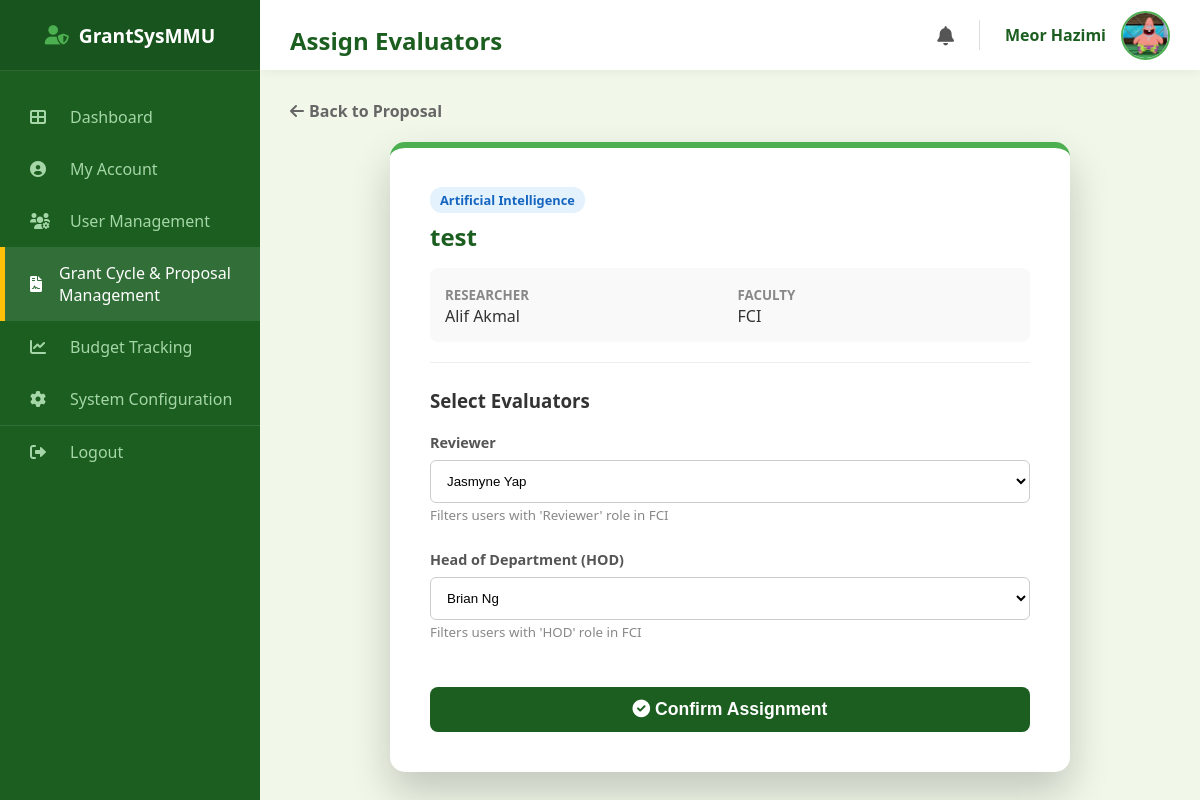
/admin/proposals/assign/1 (signed in), run on an earlier commit of the app's database.
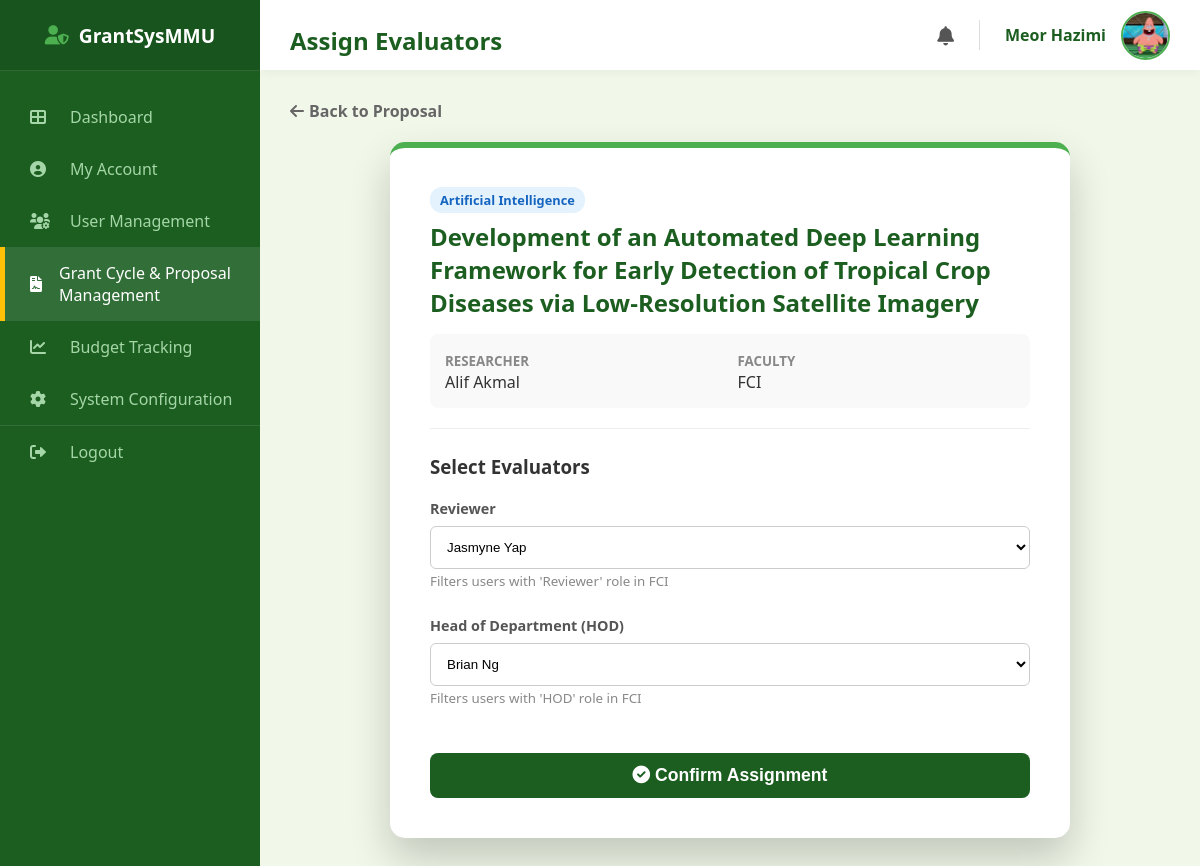
And on a later commit of the database.
### models.py (models this page shows, shortened)
class Proposal(db.Model):
    __tablename__ = "proposal"
    proposal_id = db.Column(db.Integer, primary_key=True)
    title = db.Column(db.String(255), nullable=False)
    research_area = db.Column(db.String(100), nullable=False, default="General")
    requested_budget = db.Column(db.Float, nullable=False)
    status = db.Column(db.String(30), nullable=False, default="Draft")
    submission_date = db.Column(db.Date, default=malaysia_now)
    document_file = db.Column(db.String(100), nullable=True)
    review_score = db.Column(db.Integer, nullable=True)
    review_feedback = db.Column(db.Text, nullable=True)
    review_draft = db.Column(db.Text, nullable=True)
    researcher_id = db.Column(
        db.Integer, db.ForeignKey("researcher.researcher_id"), nullable=False
    )
    cycle_id = db.Column(
        db.Integer, db.ForeignKey("grant_cycle.cycle_id"), nullable=False
    )
    assigned_reviewer_id = db.Column(
        db.Integer, db.ForeignKey("reviewer.reviewer_id"), nullable=True
    )
    assigned_hod_id = db.Column(db.Integer, db.ForeignKey("hod.hod_id"), nullable=True)
    reviewer = db.relationship("Reviewer", foreign_keys=[assigned_reviewer_id])
    hod = db.relationship("HOD", foreign_keys=[assigned_hod_id])
    deadlines = db.relationship(
        "Deadline", backref="proposal", cascade="all, delete-orphan"
    )

class User(db.Model):
    __tablename__ = "user"
    mmu_id = db.Column(db.String(15), primary_key=True)
    name = db.Column(db.String(150), nullable=False)
    email = db.Column(db.String(100), unique=True, nullable=False)
    password = db.Column(db.String(100), nullable=False)
    faculty = db.Column(db.String(100), nullable=False)
    user_role = db.Column(db.String(25), nullable=False)
    profile_image = db.Column(db.String(20), nullable=False, default="default.jpg")
    phone_number = db.Column(db.String(20), nullable=True)
    admin_profile = db.relationship(
        "Admin", backref="user_info", uselist=False, cascade="all, delete-orphan"
    )
    researcher_profile = db.relationship(
        "Researcher", backref="user_info", uselist=False, cascade="all, delete-orphan"
    )
    reviewer_profile = db.relationship(
        "Reviewer", backref="user_info", uselist=False, cascade="all, delete-orphan"
    )
    hod_profile = db.relationship(
        "HOD", backref="user_info", uselist=False, cascade="all, delete-orphan"
    )

### routes/admin_routes.py (the view, shortened to what this page needs)
@admin_bp.route("/admin/proposals/assign/<int:proposal_id>", methods=["GET", "POST"])
def admin_assign_evaluators(proposal_id):
    if session.get("role") != "Admin":
        return redirect(url_for("admin.admin_login"))
    proposal = Proposal.query.get_or_404(proposal_id)
    user = User.query.get(session["user_id"])
    if user.faculty != proposal.cycle.faculty:
        flash(
            f"Access Denied: You cannot assign evaluators for {proposal.cycle.faculty}.",
            "error",
        )
        return redirect(url_for("admin.admin_proposal_management"))
    researcher_faculty = proposal.researcher.user_info.faculty
    reviewers = (
        Reviewer.query.join(User).filter(User.faculty == researcher_faculty).all()
    )
    hods = HOD.query.join(User).filter(User.faculty == researcher_faculty).all()
    return render_template(
        "admin_assign_evaluators.html",
        proposal=proposal,
        reviewers=reviewers,
        hods=hods,
        user=user,
    )

### main.py (called while the page is built)
@app.context_processor
def inject_notifications():
    if "user_id" in session:
        unread = Notification.query.filter_by(recipient_id=session["user_id"], is_read=False).count()
        return dict(unread_notifications=unread)
    return dict(unread_notifications=0)

### templates/admin_assign_evaluators.html (shortened to what the changed rows need)
<!DOCTYPE html>
<html lang="en">
<head>
    <link rel="stylesheet" type="text/css" href="{{ url_for('static', filename='style.css') }}">
    <link rel="stylesheet" href="https://cdnjs.cloudflare.com/ajax/libs/font-awesome/6.0.0/css/all.min.css">
</head>
<body>
    <div class="dashboard-container">
        <div class="main-content">
            <div class="top-bar">
                <h2>Assign Evaluators</h2>
            </div>
            <div class="content-wrapper">
                <div class="login-card" style="max-width: 600px; margin: 0 auto; padding: 40px; text-align: left;">
                    <div style="border-bottom: 1px solid #eee; padding-bottom: 20px; margin-bottom: 25px;">
                        <span style="background: #e3f2fd; color: #1565c0; padding: 4px 10px; border-radius: 12px; font-size: 0.8rem; font-weight: bold;">
                            {{ proposal.research_area }}
                        </span>
                        <h2 style="color: #1b5e20; margin: 10px 0 5px 0;">{{ proposal.title }}</h2>
                        <div style="display: grid; grid-template-columns: 1fr 1fr; gap: 15px; margin-top: 15px; background: #f9f9f9; padding: 15px; border-radius: 8px;">
                            <div>
                            </div>
                            <div>
                            </div>
                        </div>
                    </div>
                    <form method="POST">
                        <div class="form-group" style="margin-bottom: 25px;">
                            <label style="font-weight: bold; color: #555; display: block; margin-bottom: 8px;">Reviewer</label>
                            <select name="reviewer_id" class="form-control" required
                                    style="width: 100%; padding: 12px; border: 1px solid #ccc; border-radius: 6px; background-color: #fff;">
                                {% for r in reviewers %}
                                <option value="{{ r.reviewer_id }}" {% if proposal.assigned_reviewer_id==r.reviewer_id %}selected{% endif %}>
                                    {{ r.user_info.name }}
                                </option>
                                {% endfor %}
                            </select>
                            <small style="color: #888;">Filters users with 'Reviewer' role in {{ proposal.researcher.user_info.faculty }}</small>
                        </div>
                        <div class="form-group" style="margin-bottom: 35px;">
                            <label style="font-weight: bold; color: #555; display: block; margin-bottom: 8px;">Head of Department (HOD)</label>
                            <select name="hod_id" class="form-control" required
                                    style="width: 100%; padding: 12px; border: 1px solid #ccc; border-radius: 6px; background-color: #fff;">
                                {% for h in hods %}
                                <option value="{{ h.hod_id }}" {% if proposal.assigned_hod_id==h.hod_id %}selected{% endif %}>
                                    {{ h.user_info.name }}
                                </option>
                                {% endfor %}
                            </select>
                            <small style="color: #888;">Filters users with 'HOD' role in {{ proposal.researcher.user_info.faculty }}</small>
                        </div>
                    </form>
                </div>
            </div>
        </div>
    </div>
</body>
</html>

What changed in the data, as far as the page shows it:
changed Proposal "Artificial Intelligence": title "test" → "Development of an Automated Deep Learning Framework for Early Detection of Tropical Crop Diseases via Low-Resolution Satellite Imagery"
